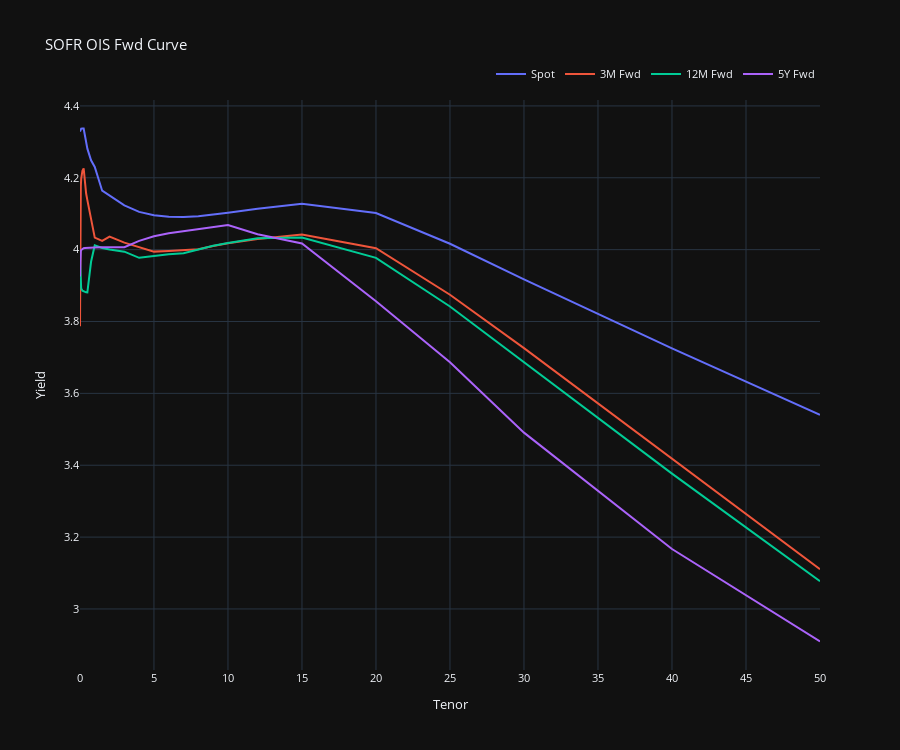

Notebook code cell kept with this figure:
### Code cell
dt = datetime(2024, 12, 24)
sofr_ois.fwd_grid_dict_curve_plotter(
    tenor_date_pairs=[("Spot", dt), ("3M Fwd", dt), ("12M Fwd", dt), ("5Y Fwd", dt)],
    fwd_grid_dict=fwd_grid_dict,
    use_plotly=True
)

### Figure 1 — Plotly figure (JSON) as saved in the notebook; plotly's stock layout.template omitted (floating-point values rounded to 4 significant figures)
{"data": [{"mode": "lines", "name": "Spot", "type": "scatter", "x": [0.002778, 0.01923, 0.03846, 0.05769, 0.08333, 0.1667, 0.25, 0.3333, 0.4167, 0.5, 0.75, 1, 1.5, 2, 3, 4, 5, 6, 7, 8, 9, 10, 12, 15, 20, 25, 30, 40, 50], "y": [4.329, 4.33, 4.332, 4.334, 4.337, 4.337, 4.337, 4.318, 4.3, 4.281, 4.249, 4.23, 4.164, 4.151, 4.123, 4.105, 4.096, 4.091, 4.091, 4.093, 4.097, 4.103, 4.114, 4.127, 4.102, 4.016, 3.917, 3.725, 3.54]}, {"mode": "lines", "name": "3M Fwd", "type": "scatter", "x": [0.002778, 0.01923, 0.03846, 0.05769, 0.08333, 0.1667, 0.25, 0.3333, 0.4167, 0.5, 0.75, 1, 1.5, 2, 3, 4, 5, 6, 7, 8, 9, 10, 12, 15, 20, 25, 30, 40, 50], "y": [3.787, 4.046, 4.144, 4.176, 4.197, 4.22, 4.226, 4.186, 4.156, 4.138, 4.083, 4.034, 4.025, 4.036, 4.02, 4.007, 3.995, 3.997, 3.998, 4.001, 4.01, 4.018, 4.03, 4.042, 4.004, 3.874, 3.726, 3.418, 3.11]}, {"mode": "lines", "name": "12M Fwd", "type": "scatter", "x": [0.002778, 0.01923, 0.03846, 0.05769, 0.08333, 0.1667, 0.25, 0.3333, 0.4167, 0.5, 0.75, 1, 1.5, 2, 3, 4, 5, 6, 7, 8, 9, 10, 12, 15, 20, 25, 30, 40, 50], "y": [3.968, 3.942, 3.91, 3.9, 3.892, 3.886, 3.883, 3.882, 3.881, 3.881, 3.966, 4.012, 4.005, 4.0, 3.994, 3.977, 3.983, 3.987, 3.99, 4.001, 4.011, 4.018, 4.031, 4.034, 3.977, 3.842, 3.686, 3.377, 3.077]}, {"mode": "lines", "name": "5Y Fwd", "type": "scatter", "x": [0.002778, 0.01923, 0.03846, 0.05769, 0.08333, 0.1667, 0.25, 0.3333, 0.4167, 0.5, 0.75, 1, 1.5, 2, 3, 4, 5, 6, 7, 8, 9, 10, 12, 15, 20, 25, 30, 40, 50], "y": [3.925, 3.972, 3.989, 3.995, 3.999, 4.003, 4.004, 4.005, 4.005, 4.005, 4.006, 4.006, 4.006, 4.006, 4.007, 4.024, 4.037, 4.045, 4.051, 4.058, 4.064, 4.068, 4.043, 4.017, 3.856, 3.687, 3.491, 3.167, 2.909]}], "layout": {"font": {"size": 11}, "height": 750, "legend": {"orientation": "h", "x": 1, "xanchor": "right", "y": 1.02, "yanchor": "bottom"}, "title": {"text": "SOFR OIS Fwd Curve"}, "xaxis": {"showgrid": true, "showspikes": true, "spikecolor": "white", "spikemode": "across", "spikesnap": "cursor", "title": {"text": "Tenor"}}, "yaxis": {"showgrid": true, "showspikes": true, "spikecolor": "white", "spikesnap": "cursor", "spikethickness": 0.5, "title": {"text": "Yield"}}}}
